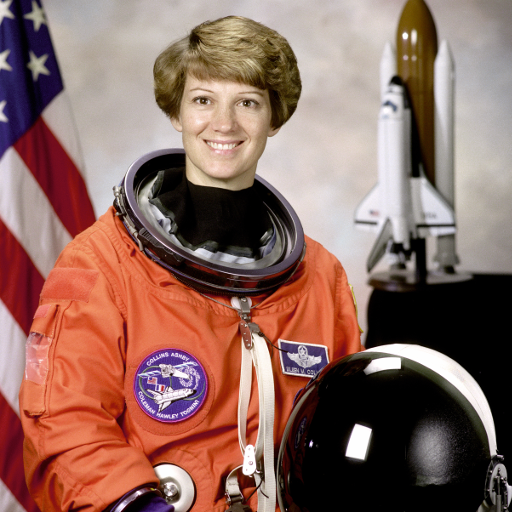
#> input picture skimage.data.astronaut(), 512 x 512 px
$ python make_fixtures.py
#> lines starting #> are read from the running program, lines starting #| are printed output that depends on the picture
### qa/fixture_io.py
"""Read immutable fixture manifests and verify every referenced byte before use."""
from __future__ import annotations

import hashlib
import json
from pathlib import Path

import numpy as np

DTYPES = {"u8": np.dtype("u1"), "f64le": np.dtype("<f8")}


def sha256(data: bytes) -> str:
    return hashlib.sha256(data).hexdigest()


def _file(root: Path, spec: dict) -> Path:
    if not isinstance(spec, dict) or not isinstance(spec.get("path"), str):
        raise ValueError(f"{root}: malformed file specification")
    relative = Path(spec["path"])
    path = (root / relative).resolve()
    if relative.is_absolute() or not path.is_relative_to(root.resolve()):
        raise ValueError(f"{root}: fixture path escapes manifest directory: {relative}")
    return path


def load_bytes(root: Path | str, spec: dict) -> bytes:
    path = _file(Path(root), spec)
    try:
        data = path.read_bytes()
    except OSError as exc:
        raise ValueError(f"{path}: unable to read fixture: {exc}") from exc
    length = spec.get("bytes")
    digest = spec.get("sha256")
    if type(length) is not int or length < 0 or len(data) != length:
        raise ValueError(f"{path}: fixture byte length mismatch (expected {length}, got {len(data)})")
    if not isinstance(digest, str) or len(digest) != 64 or sha256(data) != digest:
        raise ValueError(f"{path}: fixture SHA-256 mismatch")
    return data


def load_array(root: Path | str, spec: dict) -> np.ndarray:
    data = load_bytes(root, spec)
    dtype = DTYPES.get(spec.get("dtype"))
    shape = spec.get("shape")
    if dtype is None or not isinstance(shape, list) or not shape:
        raise ValueError(f"{spec.get('path')}: malformed array dtype/shape")
    size = 1
    for dimension in shape:
        if type(dimension) is not int or dimension <= 0:
            raise ValueError(f"{spec['path']}: invalid array dimension {dimension}")
        size *= dimension
    if size * dtype.itemsize != len(data):
        raise ValueError(f"{spec['path']}: array shape disagrees with byte length")
    return np.frombuffer(data, dtype=dtype).reshape(shape)


# [5 lines left out: function load_text, not called in this run]


def load_manifest(path: Path | str) -> dict:
    """Return JSON only after recursively checking all file hashes/array lengths.

    Paths in every file/array specification are relative to this manifest's
    directory. Missing, truncated, modified, malformed and escaping files fail.
    No data generation, network access or fixture replacement happens here.
    """
    path = Path(path)
    try:
        manifest = json.loads(path.read_text(encoding="utf-8"))
    except (OSError, ValueError) as exc:
        raise ValueError(f"{path}: unable to read manifest: {exc}") from exc
    if not isinstance(manifest, dict) or manifest.get("schemaVersion") != 1:
        raise ValueError(f"{path}: unsupported or malformed fixture manifest")
    section_names = (
        "fixtures", "componentInputs", "fullImages", "components",
        "sobelCases", "rgbCases", "gridCases",
    )
    if "fixtures" not in manifest and "fullImages" not in manifest:
        raise ValueError(f"{path}: missing canonical or legacy fixture section")
    for name in section_names:
        if name not in manifest:
            continue
        entries = manifest[name]
        if not isinstance(entries, list) or not entries:
            raise ValueError(f"{path}: missing or empty fixture section {name}")
        ids = []
        for entry in entries:
            if not isinstance(entry, dict) or not isinstance(entry.get("id"), str) or not entry["id"]:
                raise ValueError(f"{path}: malformed fixture ID in {name}")
            ids.append(entry["id"])
        if len(set(ids)) != len(ids):
            raise ValueError(f"{path}: duplicate fixture ID in {name}")

    def visit(value):
        if isinstance(value, dict):
            if any(key in value for key in ("path", "dtype", "shape", "sha256", "bytes")):
                if "dtype" in value or "shape" in value:
                    load_array(path.parent, value)
                else:
                    load_bytes(path.parent, value)
            for nested in value.values():
                visit(nested)
        elif isinstance(value, list):
            for nested in value:
                visit(nested)

    visit(manifest)
    return manifest


# [8 lines left out: function fixture_by_id, not called in this run]


def write_blob(root: Path, relative: str, data: bytes) -> dict:
    """Generation-only helper; identical content is never rewritten."""
    path = root / relative
    path.parent.mkdir(parents=True, exist_ok=True)
    if path.exists():
        if path.read_bytes() != data:
            raise ValueError(f"{path}: refusing to replace different fixture bytes")
    else:
        path.write_bytes(data)
    return {"path": relative, "sha256": sha256(data), "bytes": len(data)}


def write_array(root: Path, array: np.ndarray) -> dict:
    array = np.asarray(array)
    if array.dtype == np.uint8:
        dtype = "u8"
        stored = np.ascontiguousarray(array, dtype=np.uint8)
    elif np.issubdtype(array.dtype, np.floating):
        dtype = "f64le"
        stored = np.ascontiguousarray(array, dtype="<f8")
    else:
        raise ValueError(f"Unsupported frozen array dtype: {array.dtype}")
    data = stored.tobytes(order="C")
    spec = write_blob(root, f"arrays/{sha256(data)}.{dtype}", data)
    return {**spec, "dtype": dtype, "shape": list(stored.shape)}

### qa/make_fixtures.py
"""Explicit, offline-after-generation canonical PNG fixture creation.

Run from the repository root with .venv-qa/bin/python -m qa.make_fixtures.
Only this command may ask scikit-image to obtain its sample image data.
"""
from __future__ import annotations

import argparse
from io import BytesIO
import json
from pathlib import Path

import numpy as np
from PIL import Image
from skimage import data

from qa.fixture_io import load_manifest, write_array, write_blob

ROOT = Path(__file__).resolve().parents[1]


def generate(out: Path) -> dict:
    out.mkdir(parents=True, exist_ok=True)
    yy, xx = np.indices((29, 37))
    fixtures = {
        "black": np.zeros((29, 37), dtype=np.uint8),
        "midgray": np.full((29, 37), 128, dtype=np.uint8),
        "white": np.full((29, 37), 255, dtype=np.uint8),
        "ramp": np.tile(np.arange(256, dtype=np.uint8), (32, 1)),
        "step-horizontal": np.where(yy >= 14, 255, 0).astype(np.uint8),
        "step-vertical": np.where(xx >= 18, 255, 0).astype(np.uint8),
        "step-diagonal-down": np.where(xx * 28 >= yy * 36, 255, 0).astype(np.uint8),
        "step-diagonal-up": np.where(xx * 28 >= (28 - yy) * 36, 255, 0).astype(np.uint8),
        "impulse-center": np.zeros((29, 37), dtype=np.uint8),
        "impulse-corner": np.zeros((29, 37), dtype=np.uint8),
        "checker4": (((xx // 4 + yy // 4) % 2) * 255).astype(np.uint8),
        "noise": np.random.default_rng(20261104).integers(0, 256, (29, 37), dtype=np.uint8),
    }
    fixtures["impulse-center"][14, 18] = 255
    fixtures["impulse-corner"][0, 0] = 255
    colors = np.array([
        [255, 0, 0], [0, 255, 0], [0, 0, 255],
        [0, 255, 255], [255, 0, 255], [255, 255, 0],
    ], dtype=np.uint8).reshape(2, 3, 3)
    fixtures["rgb-patches"] = np.repeat(np.repeat(colors, 12, axis=0), 12, axis=1)
    # The dataset is copied into the repository so ordinary tests never fetch it.
    astronaut = data.astronaut()
#> astronaut is the input picture: shape (512, 512, 3); mean R, G, B 141.6, 105.8, 96.5
    if astronaut.shape != (512, 512, 3) or astronaut.dtype != np.uint8:
        raise ValueError("skimage.data.astronaut(): unexpected source shape/dtype")
    fixtures["astronaut"] = astronaut
    fixtures["astronaut-portrait"] = astronaut[:, 128:384]
    fixtures["astronaut-landscape"] = astronaut[128:384, :]
    entries = []
    for fixture_id, pixels in fixtures.items():
        image = Image.fromarray(pixels)
        buffer = BytesIO()
        image.save(buffer, format="PNG", optimize=False, compress_level=9)
        entries.append({
            "id": fixture_id,
            **write_blob(out, f"{fixture_id}.png", buffer.getvalue()),
            "width": image.width, "height": image.height,
            "mode": image.mode,
        })
#> this loop made 16 passes
#> fixture_id on passes 1 to 12: 'black', 'midgray', 'white', 'ramp', 'step-horizontal', 'step-vertical', 'step-diagonal-down', 'step-diagonal-up', 'impulse-center', 'impulse-corner', 'checker4', 'noise'
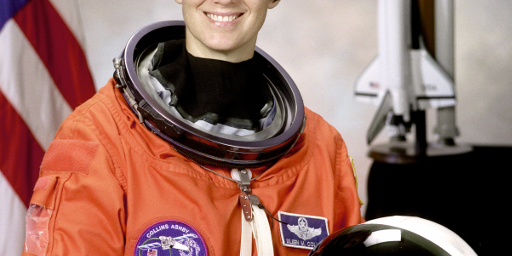
#> image: PIL image 512x256 RGB; mean R, G, B 147.9, 107.6, 98.5
#> after the loop, entries = 16 items
    attribution = (
        "Astronaut photographic fixture: Eileen Collins, NASA, public domain.\n"
        "Source: skimage.data.astronaut(), distributed by scikit-image.\n"
        "Dataset documentation: https://scikit-image.org/docs/0.25.x/api/skimage.data.html#skimage.data.astronaut\n"
        "scikit-image dataset record: https://github.com/scikit-image/scikit-image/blob/v0.25.2/skimage/data/_fetchers.py\n"
        "Original source: https://en.wikipedia.org/wiki/File:Eileen_Collins.jpg\n"
        "The portrait and landscape fixtures are unaltered pixel crops of this source.\n"
        "All synthetic fixtures were generated by qa/make_fixtures.py.\n"
    )
    tiny_inputs = [
        {"id": "tiny-1x1", "input": write_array(out, np.array([[128]], dtype=np.uint8))},
        {"id": "tiny-1x17", "input": write_array(out, np.arange(17, dtype=np.uint8).reshape(1, 17) * 15)},
        {"id": "tiny-17x1", "input": write_array(out, np.arange(17, dtype=np.uint8).reshape(17, 1) * 15)},
    ]
#> in write_array, `array = np.asarray(array)`: array = [128]
#> in write_array, `spec = write_blob(root, f"arrays/{sha256(data)}.{dtype}", data)`: spec = 3 items
    manifest = {
        "schemaVersion": 1,
        "seed": 20261104,
        "fixtures": entries,
        "componentInputs": tiny_inputs,
        "attribution": write_blob(out, "ATTRIBUTION.txt", attribution.encode("utf-8")),
    }
    encoded = (json.dumps(manifest, indent=2) + "\n").encode("utf-8")
    write_blob(out, "manifest.json", encoded)
    return load_manifest(out / "manifest.json")


def main():
    parser = argparse.ArgumentParser(description=__doc__)
    parser.add_argument("--out", type=Path, default=ROOT / "qa/fixtures/images")
    args = parser.parse_args()
    manifest = generate(args.out.resolve())
#> manifest = 5 items
    print(f"Verified {len(manifest['fixtures'])} canonical PNGs and {len(manifest['componentInputs'])} tiny component fixtures: {args.out / 'manifest.json'}")
#| Verified 16 canonical PNGs and 3 tiny component fixtures: qa/fixtures/images/manifest.json


if __name__ == "__main__":
    main()
